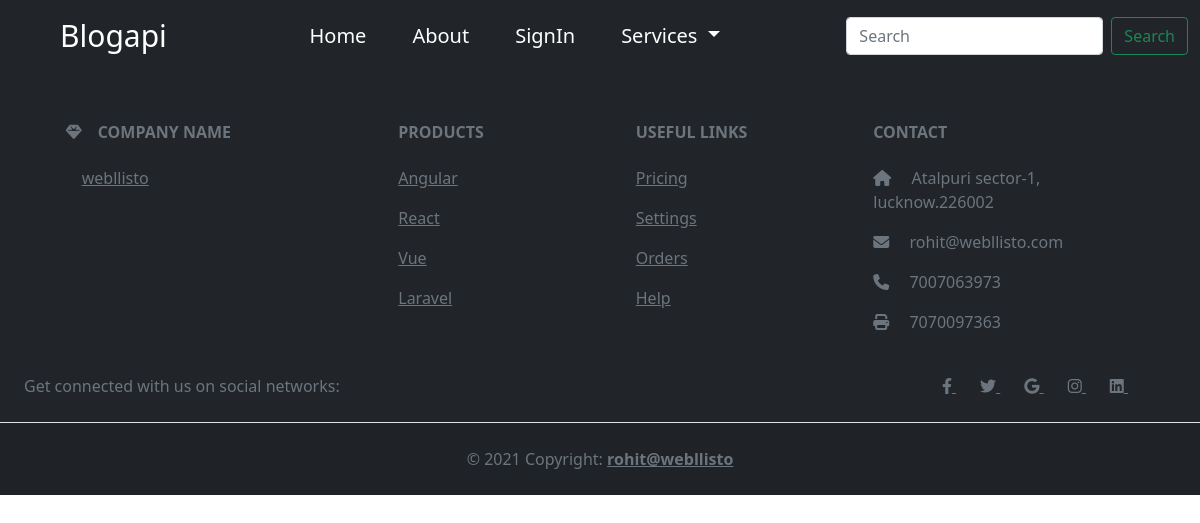
/blog/open-blog/near-poor-option-stop-probably, run on an earlier commit of the app's database.
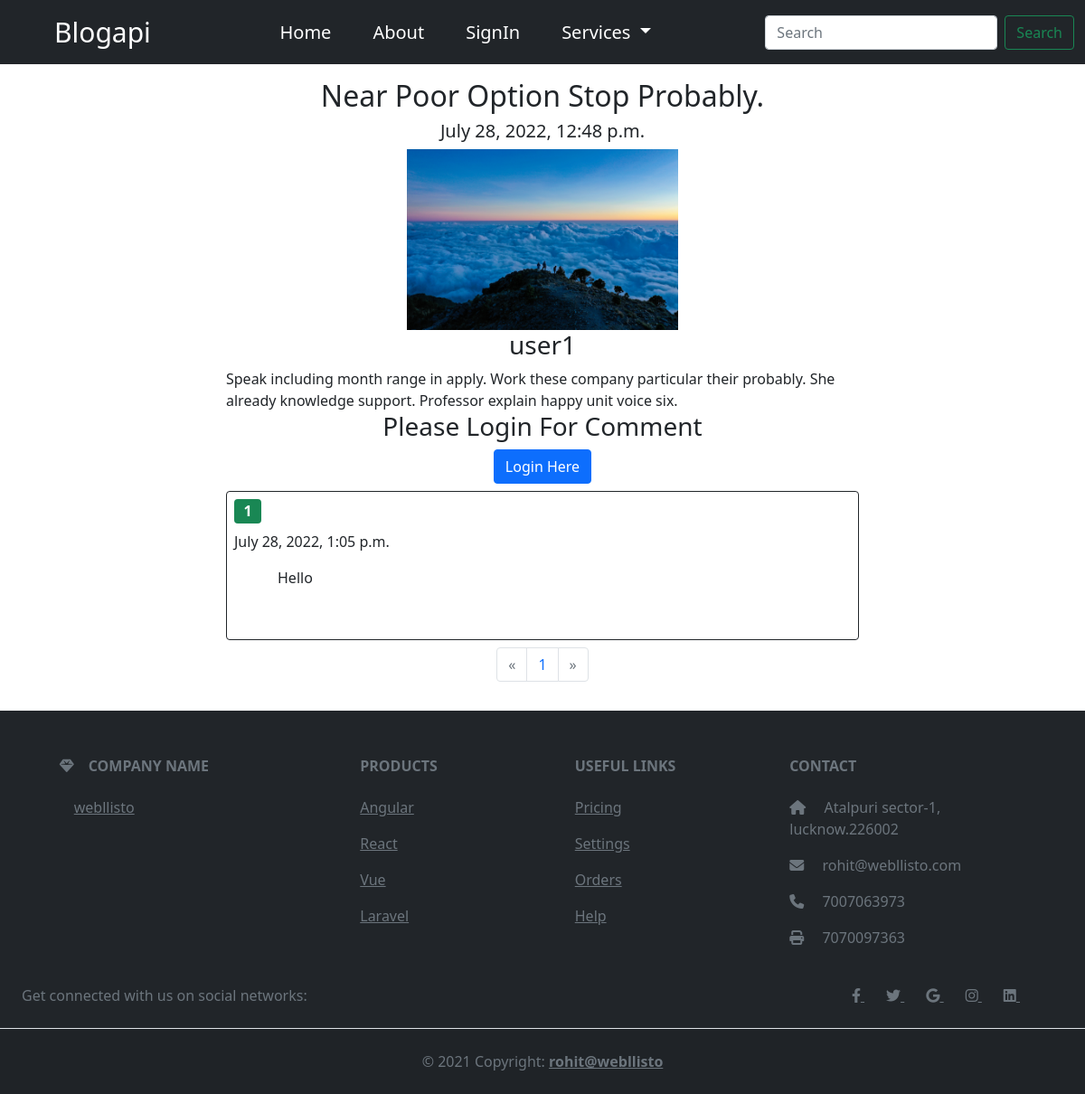
And on a later commit of the database.
### blog/models.py (models this page shows, shortened)
class Blog(models.Model):
    blog_auther = models.ForeignKey(MyUser, on_delete=models.CASCADE)
    blog_image = models.ImageField(
        upload_to="blog/images", default="blog/images/image.jpg", null=True)
    blog_content = RichTextField(null=True)
    blog_title = models.CharField(max_length=150, unique=True)
    blog_keywords = models.CharField(max_length=150, null=True)
    blog_description = models.CharField(max_length=150, null=True)
    blog_uploaded_on = models.DateTimeField(auto_now=True)
    blog_is_approved = models.BooleanField(default=False)
    blog_new_request = models.BooleanField(default=True)
    blog_del_request = models.BooleanField(default=False)
    new_slug = AutoSlugField(populate_from='blog_title',
                             unique=True, null=True, default=None)

class Comment(models.Model):
    user = models.ForeignKey(MyUser, on_delete=models.CASCADE)
    blog_key = models.ForeignKey(Blog, on_delete=models.CASCADE)
    blog_comment = models.TextField()
    comment_added_on = models.DateTimeField(auto_now=True, null=True)

### account/models.py (models this page shows)
class MyUser(AbstractBaseUser, PermissionsMixin):
    user_email = models.EmailField(unique=True)
    user_contact = models.BigIntegerField(null=True, default=00000)
    first_name = models.CharField(max_length=30, default="")
    last_name = models.CharField(max_length=30, default="")
    user_name = models.CharField(max_length=30, unique=True)
    is_auther = models.BooleanField(default=False)
    is_staff = models.BooleanField(default=False)
    is_active = models.BooleanField(default=False)
    new_slug = AutoSlugField(populate_from='user_name',
                             null=True, default=None)
    user_image = models.ImageField(
        upload_to="media/account/images", default="")
    sign_up_date = models.DateTimeField(default=timezone.now)
    objects = customAccountManager()
    USERNAME_FIELD = "user_email"
    REQUIRED_FIELDS = ["user_name", "first_name"]
    def __str__(self):
        return self.user_name

### blog/views.py (the view)
# urls.py: path("open-blog/<slug>", views.open_blog, name="open-blog"),
def open_blog(request, slug):
    blog_object = Blog.objects.filter(new_slug=slug)
    p = Paginator(Comment.objects.filter(blog_key__new_slug=slug).order_by(
        "-comment_added_on"), 7)
    page = request.GET.get('page')
    comment_paginate = p.get_page(page)
    return render(
        request,
        "blog/singleblog.html",
        {"blogs": blog_object, "comment_paginate": comment_paginate},
    )

### blog/templates/blog/singleblog.html (shortened to what this page needs)
{% extends 'basic.html' %}
{% block body %}
{% for i in blogs %}
<div class="d-flex align-items-center justify-content-center my-3">
    <div class="" style="width: 700px;">
        <div class="text-center">
            <h2 class="text-capitalize">{{i.blog_title}}</h2>
            <h5>{{i.blog_uploaded_on}}</h5>
            <img src='/media/{{i.blog_image}}' style="height: 200px; width: auto;" alt="...">
            <h3>{{i.blog_auther}}</h3>
            <div style="text-align: left;">{{i.blog_content|safe}}</div>
        </div>
        {% if user.is_authenticated %}
        <form action="{% url 'addcomment' i.new_slug %}" method="post">
            {% csrf_token %}
            <div class="form-outline mb-1">
                <h1 class="badge bg-success" style="font-size: 1rem !important;">{{user.user_name}}</h1>
            </div>
            <div class="form-outline mb-4 comment">
                <textarea style="height: 70px !important;" placeholder="COMMENT" name="com"
                    class="form-control form-control-lg"></textarea>
            </div>
            <div class="d-flex justify-content-center">
                <button type="submit" class="btn btn-primary text-white btn-block btn-lg gradient-custom-4 w-100">add <i
                        class="fa-solid fa-comment"></i></button>
            </div>
        </form>
        {% else %}
        <div class="d-flex flex-column align-items-center justify-content-center">
            <h3 class="text-capitalize">please login for comment</h3>
            <a href="{% url 'sign-in' %}"><button class="btn btn-primary text-capitalize rounded">login
                    here</button></a>
        </div>
        {% endif %}
        <div class="border border-dark rounded my-2 p-2 ">
            {% for j in comment_paginate %}
            <h1 class="badge bg-success" style="font-size: 1rem !important;">{{j.user}}</h1>
            <span class="d-flex mb-3">{{j.comment_added_on}}</span>
            <p class="text-capitalize mx-5 my-0">{{j.blog_comment}}</p>
            <br><br>
            {% endfor %}
        </div>
        <nav aria-label="Page navigation example">
            <ul class="pagination justify-content-center">
                {% if comment_paginate.has_previous %}
                <li class="page-item "><a class="page-link" href="?page=1">&laquo</a></li>
                <li class="page-item"><a class="page-link"
                        href="?page={{comment_paginate.previous_page_number}}">{{comment_paginate.previous_page_number}}
                    </a></li>
                {% else %}
                <li class="page-item disabled"><a class="page-link" href="#">&laquo</a></li>
                {% endif %}
                <li class="page-item"><a class="page-link"
                        href="?page={{comment_paginate.number}}">{{comment_paginate.number}}
                    </a></li>
                {% if comment_paginate.has_next %}
                <li class="page-item"><a class="page-link"
                        href="?page={{comment_paginate.next_page_number}}">{{comment_paginate.next_page_number}}
                    </a></li>
                <li class="page-item "><a class="page-link" href="?page={{comment_paginate.paginator.num_pages}}">
                        &raquo</a>
                </li>
                {% else %}
                <li class="page-item disabled"><a class="page-link" href="#">
                        &raquo</a>
                </li>
                {% endif %}
            </ul>
        </nav>
    </div>
</div>
{% endfor %}
{% endblock %}

What changed in the data, as far as the page shows it:
added Blog: blog_title "Near Poor Option Stop Probably.", blog_uploaded_on "July 28, 2022, 12:48 p.m.", blog_image (picture), blog_auther "user1", blog_content "Speak including month range in apply. Work these company particular their probably. She already knowledge support. Professor explain happy unit voice six.", number "1"
added Comment: user "1", comment_added_on "July 28, 2022, 1:05 p.m.", blog_comment "Hello"
